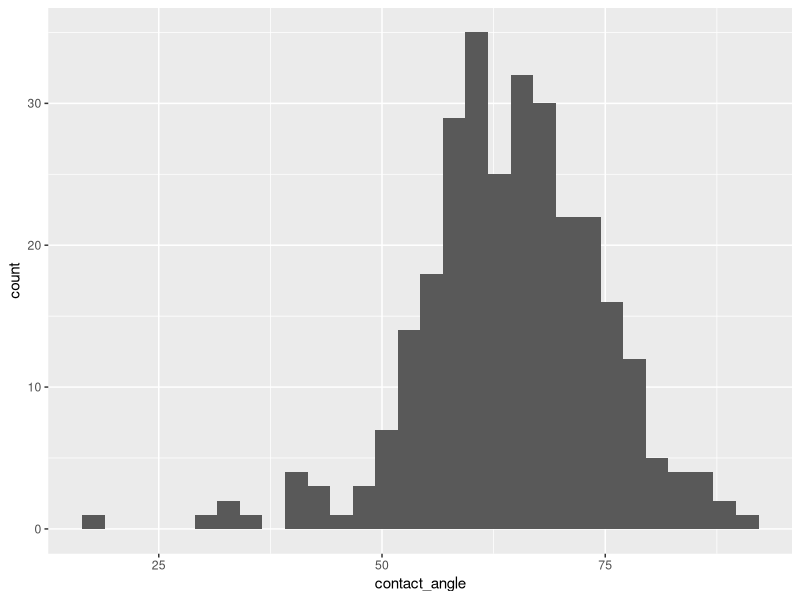
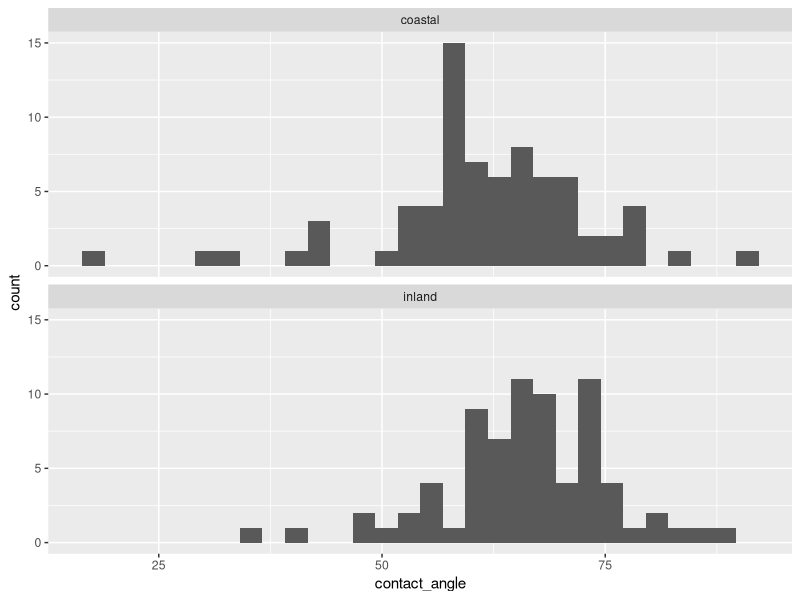
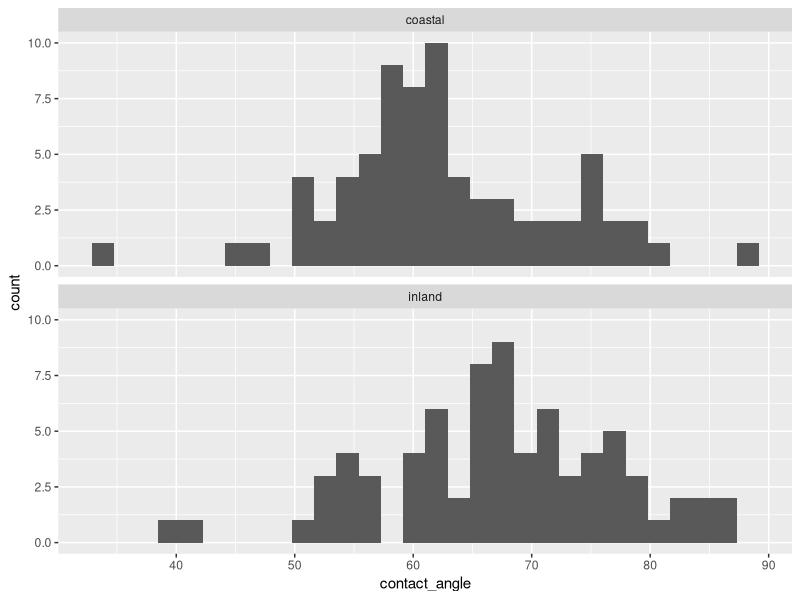
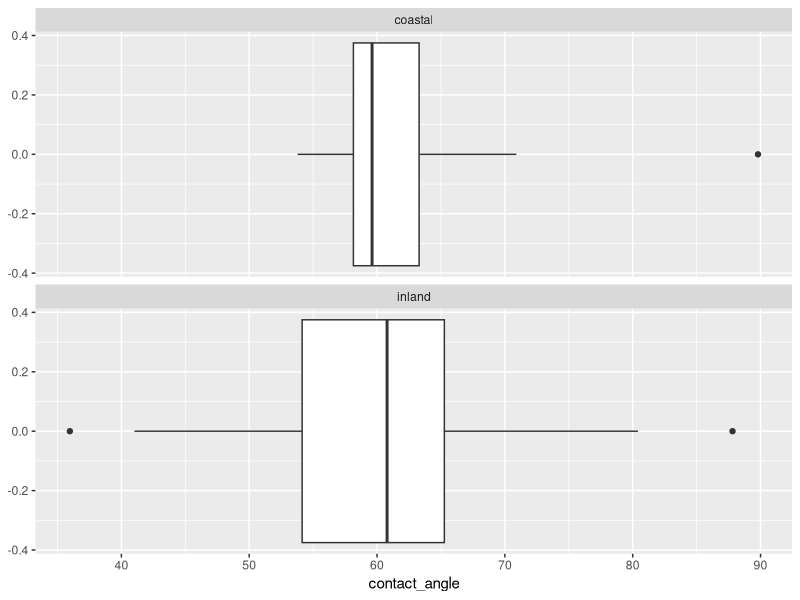
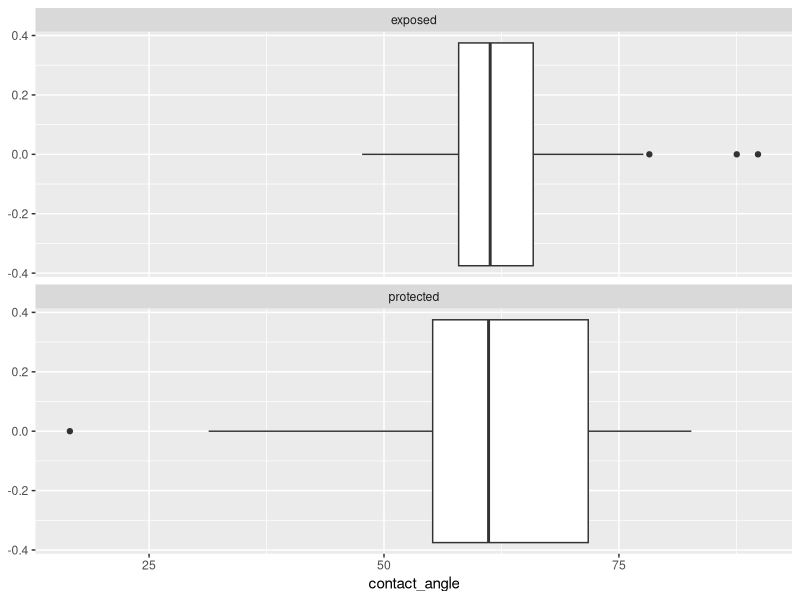
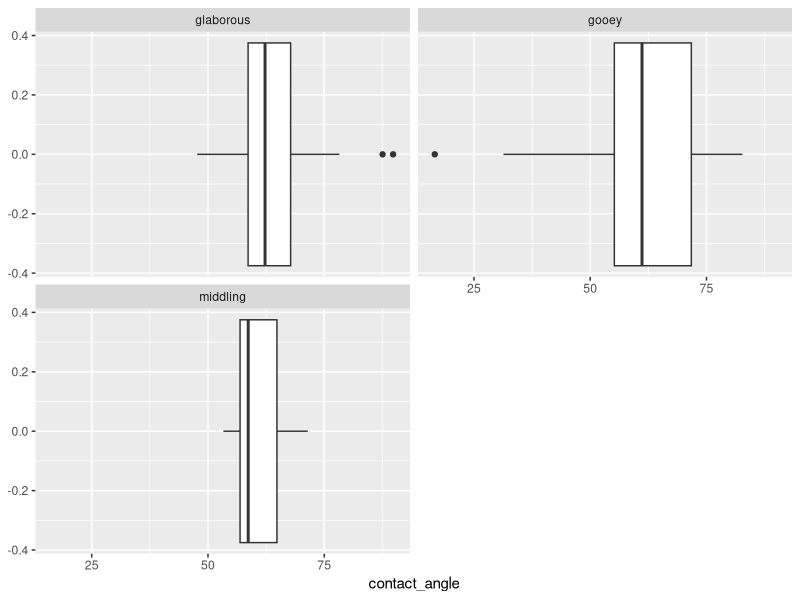
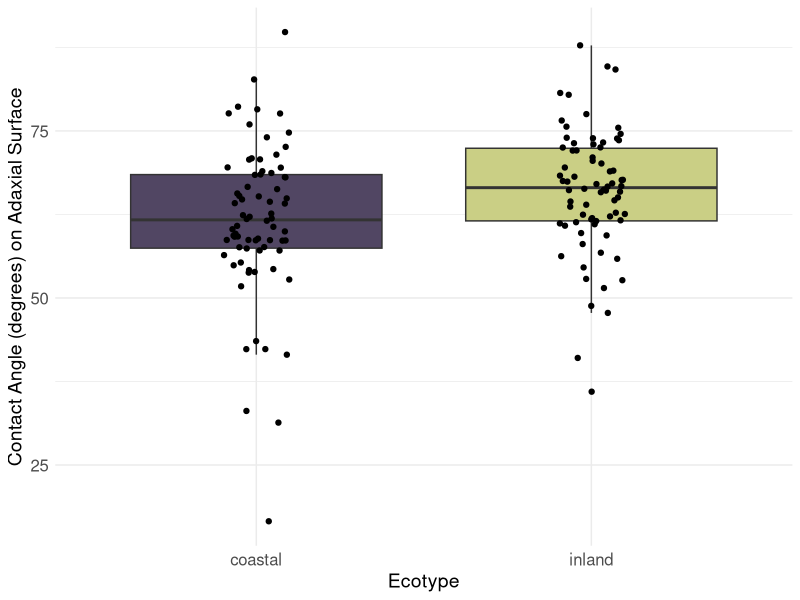
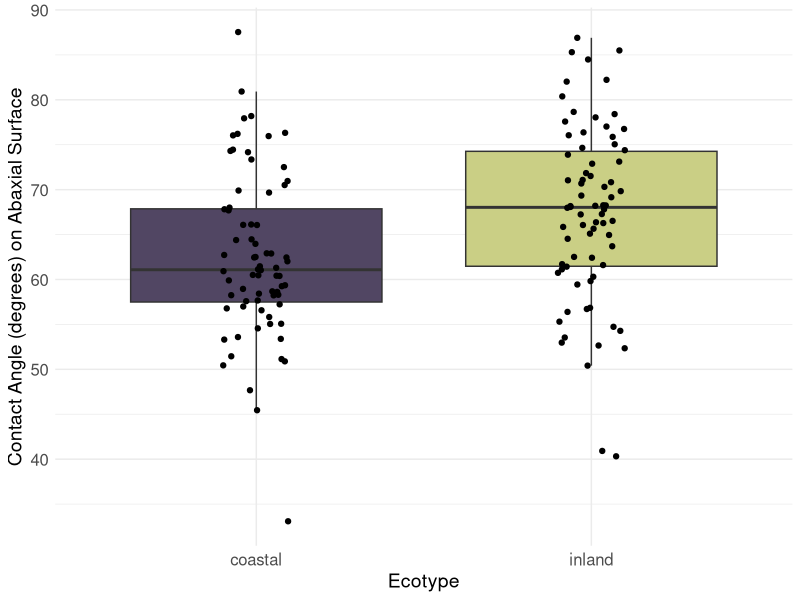

Write the R code that produced these figures, in order.
require(tidyverse)
require(readxl)

coastal_pops = c('BHE', 'SWB', 'PGR', 'HEC', 'OPB')
inland_pops = c('SWC', 'LMC', 'TOR', 'OAE', 'RGR')


contact_angle =  read_xlsx(
  path = './Data/Contact Angle Measurements.xlsx', # Change path here
  sheet = 'Sheet1'
) %>%
  mutate(
    ecotype = case_when(
      pop.code %in% coastal_pops ~ "coastal",
      pop.code %in% inland_pops ~ "inland",
      .default = NA_character_
    ),
    salt_exposure = case_when(
      pop.code %in% c('PGR', 'BHE') ~ "protected",
      pop.code %in% c('SWB', 'OPB', 'HEC') ~ "exposed",
      pop.code %in% inland_pops ~ "inland",
      .default = NA_character_
    ),
    surface_type = case_when(
      pop.code %in% c('PGR', 'BHE') ~ 'gooey',
      pop.code == 'SWB' ~ 'middling',
      pop.code %in% c('OPB', 'HEC') ~ 'glaborous',
      pop.code %in% inland_pops ~ "inland",
      .default = NA_character_
    )
  )

View(contact_angle)

# View coastal_data
contact_angle %>%
  ggplot() +
  aes(x=contact_angle) +
  geom_histogram()

# Coastal vs. inland and ad vs. ab
contact_angle %>%
  filter(leaf_side == 'ad') %>%
  ggplot() +
  aes(x=contact_angle) +
  facet_wrap(vars(ecotype), nrow = 2) +
  geom_histogram()

contact_angle %>%
  filter(leaf_side == 'ab') %>%
  ggplot() +
  aes(x=contact_angle) +
  facet_wrap(vars(ecotype), nrow = 2) +
  geom_histogram()

# How much of each pop?
contact_angle %>%
  filter(!is.na(contact_angle)) %>%
  group_by(pop.code) %>%
  count()

# Comparing pairs
contact_angle %>%
  filter(pop.code == 'RGR' | pop.code == 'OPB') %>%
  filter(leaf_side == 'ad') %>%
  ggplot() +
  aes(x=contact_angle) +
  facet_wrap(vars(ecotype), nrow = 2) +
  geom_boxplot()

# Comparing protected and exposed
contact_angle %>%
  filter(salt_exposure != "inland") %>%
  ggplot() +
  aes(x=contact_angle) +
  facet_wrap(vars(salt_exposure), nrow = 2) +
  geom_boxplot()

contact_angle %>%
  filter(surface_type != "inland") %>%
  ggplot() +
  aes(x=contact_angle) +
  facet_wrap(vars(surface_type), nrow = 2) +
  geom_boxplot()


contact_ad_boxplot = contact_angle %>%
  filter(!is.na(contact_angle) & leaf_side=="ad") %>%
  ggplot() +
  aes(x = ecotype, fill = ecotype, y = contact_angle) +
  geom_boxplot(outliers = F) +
  geom_jitter(position=position_jitter(0.1)) +
  # Labels
  scale_x_discrete(name = 'Ecotype') +
  scale_y_continuous(
    name = 'Contact Angle (degrees) on Adaxial Surface', 
  ) +
  # Style
  scale_fill_manual(values = c('#514663', '#cacf85')) +
  theme_minimal() +
  theme(
    legend.position = "none",
    axis.text = element_text(size=12),
    axis.title = element_text(size=14),
  )
contact_ad_boxplot

ggsave(
  filename = 'Prelim_ad_contact_angle.png', 
  plot = contact_ad_boxplot,
  device = 'png',
  path = './Results/Figures/',
  scale = 1,
  width = 3,
  height = 6,
  bg = 'white'
)

contact_ab_boxplot = contact_angle %>%
  filter(!is.na(contact_angle) & leaf_side=="ab") %>%
  ggplot() +
  aes(x = ecotype, fill = ecotype, y = contact_angle) +
  geom_boxplot(outliers = F) +
  geom_jitter(position=position_jitter(0.1)) +
  # Labels
  scale_x_discrete(name = 'Ecotype') +
  scale_y_continuous(
    name = 'Contact Angle (degrees) on Abaxial Surface', 
  ) +
  # Style
  scale_fill_manual(values = c('#514663', '#cacf85')) +
  theme_minimal() +
  theme(
    legend.position = "none",
    axis.text = element_text(size=12),
    axis.title = element_text(size=14),
  )
contact_ab_boxplot

ggsave(
  filename = 'Prelim_ab_contact_angle.png', 
  plot = contact_ab_boxplot,
  device = 'png',
  path = './Results/Figures/',
  scale = 1,
  width = 3,
  height = 6,
  bg = 'white'
)

t.test(data=filter(contact_angle, leaf_side=="ad"), contact_angle ~ ecotype)
t.test(data=filter(contact_angle, leaf_side=="ab"), contact_angle ~ ecotype)

